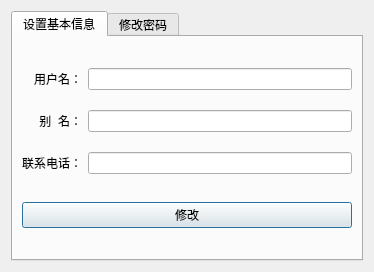
<?xml version="1.0" encoding="UTF-8"?>
<ui version="4.0">
 <class>SettingDialog</class>
 <widget class="QDialog" name="SettingDialog">
  <property name="geometry">
   <rect>
    <x>0</x>
    <y>0</y>
    <width>374</width>
    <height>272</height>
   </rect>
  </property>
  <property name="windowTitle">
   <string>设置</string>
  </property>
  <layout class="QHBoxLayout" name="horizontalLayout_3">
   <item>
    <widget class="QTabWidget" name="tabWidget">
     <property name="toolTip">
      <string>修改密码</string>
     </property>
     <property name="currentIndex">
      <number>0</number>
     </property>
     <widget class="QWidget" name="pChangeBasicTab">
      <attribute name="title">
       <string>设置基本信息</string>
      </attribute>
      <layout class="QVBoxLayout" name="verticalLayout_6">
       <item>
        <layout class="QHBoxLayout" name="horizontalLayout_2">
         <item>
          <layout class="QVBoxLayout" name="verticalLayout_4">
           <property name="spacing">
            <number>20</number>
           </property>
           <item>
            <widget class="QLabel" name="label_5">
             <property name="text">
              <string>用户名：</string>
             </property>
             <property name="alignment">
              <set>Qt::AlignRight|Qt::AlignTrailing|Qt::AlignVCenter</set>
             </property>
            </widget>
           </item>
           <item>
            <widget class="QLabel" name="label_6">
             <property name="text">
              <string>别  名：</string>
             </property>
             <property name="alignment">
              <set>Qt::AlignRight|Qt::AlignTrailing|Qt::AlignVCenter</set>
             </property>
            </widget>
           </item>
           <item>
            <widget class="QLabel" name="label_7">
             <property name="text">
              <string>联系电话：</string>
             </property>
             <property name="alignment">
              <set>Qt::AlignRight|Qt::AlignTrailing|Qt::AlignVCenter</set>
             </property>
            </widget>
           </item>
          </layout>
         </item>
         <item>
          <layout class="QVBoxLayout" name="verticalLayout_5">
           <property name="spacing">
            <number>20</number>
           </property>
           <item>
            <widget class="QLineEdit" name="pUsernameEdit"/>
           </item>
           <item>
            <widget class="QLineEdit" name="pAliasEdit"/>
           </item>
           <item>
            <widget class="QLineEdit" name="pPhoneEdit"/>
           </item>
          </layout>
         </item>
        </layout>
       </item>
       <item>
        <widget class="QPushButton" name="pChangeBasicBtn">
         <property name="text">
          <string>修改</string>
         </property>
         <property name="icon">
          <iconset resource="main.qrc">
           <normaloff>:/images/ok.png</normaloff>:/images/ok.png</iconset>
         </property>
        </widget>
       </item>
      </layout>
     </widget>
     <widget class="QWidget" name="pChangePwdTab">
      <attribute name="title">
       <string>修改密码</string>
      </attribute>
      <layout class="QVBoxLayout" name="verticalLayout_3">
       <item>
        <layout class="QHBoxLayout" name="horizontalLayout">
         <property name="spacing">
          <number>6</number>
         </property>
         <item>
          <layout class="QVBoxLayout" name="verticalLayout">
           <property name="spacing">
            <number>20</number>
           </property>
           <item>
            <widget class="QLabel" name="label_2">
             <property name="text">
              <string>用户名：</string>
             </property>
             <property name="alignment">
              <set>Qt::AlignRight|Qt::AlignTrailing|Qt::AlignVCenter</set>
             </property>
            </widget>
           </item>
           <item>
            <widget class="QLabel" name="label">
             <property name="text">
              <string>原始密码：</string>
             </property>
             <property name="alignment">
              <set>Qt::AlignRight|Qt::AlignTrailing|Qt::AlignVCenter</set>
             </property>
            </widget>
           </item>
           <item>
            <widget class="QLabel" name="label_3">
             <property name="text">
              <string>新密码：</string>
             </property>
             <property name="alignment">
              <set>Qt::AlignRight|Qt::AlignTrailing|Qt::AlignVCenter</set>
             </property>
            </widget>
           </item>
           <item>
            <widget class="QLabel" name="label_4">
             <property name="text">
              <string>再次输入：</string>
             </property>
             <property name="alignment">
              <set>Qt::AlignRight|Qt::AlignTrailing|Qt::AlignVCenter</set>
             </property>
            </widget>
           </item>
          </layout>
         </item>
         <item>
          <layout class="QVBoxLayout" name="verticalLayout_2">
           <property name="spacing">
            <number>20</number>
           </property>
           <item>
            <widget class="QLineEdit" name="pUsernameEditReadOnly">
             <property name="enabled">
              <bool>false</bool>
             </property>
             <property name="readOnly">
              <bool>true</bool>
             </property>
            </widget>
           </item>
           <item>
            <widget class="QLineEdit" name="pOldPwdEdit">
             <property name="echoMode">
              <enum>QLineEdit::Password</enum>
             </property>
            </widget>
           </item>
           <item>
            <widget class="QLineEdit" name="pNewPwdEdit">
             <property name="echoMode">
              <enum>QLineEdit::Password</enum>
             </property>
            </widget>
           </item>
           <item>
            <widget class="QLineEdit" name="pRePwdEdit">
             <property name="echoMode">
              <enum>QLineEdit::Password</enum>
             </property>
            </widget>
           </item>
          </layout>
         </item>
        </layout>
       </item>
       <item>
        <widget class="QPushButton" name="pSettingBtn">
         <property name="text">
          <string>修改</string>
         </property>
         <property name="icon">
          <iconset resource="main.qrc">
           <normaloff>:/images/ok.png</normaloff>:/images/ok.png</iconset>
         </property>
        </widget>
       </item>
      </layout>
     </widget>
    </widget>
   </item>
  </layout>
 </widget>
 <resources>
  <include location="main.qrc"/>
 </resources>
 <connections/>
</ui>
